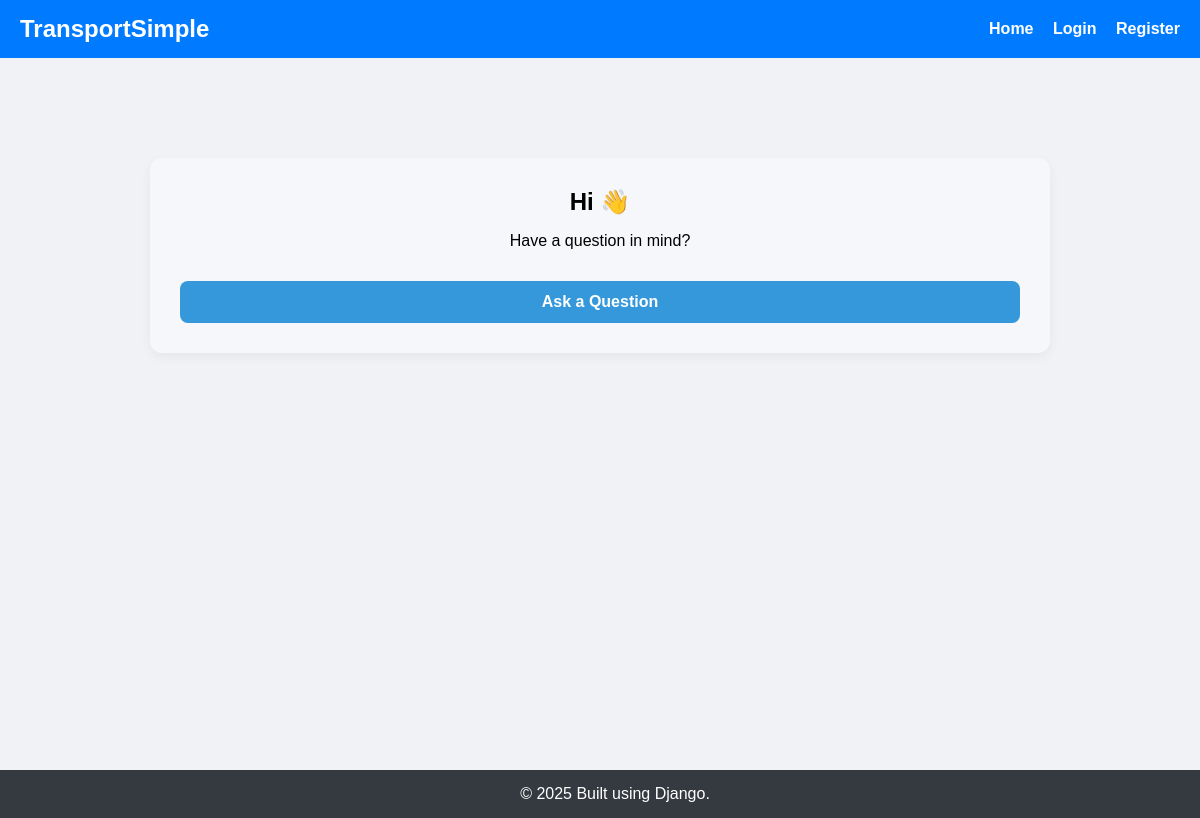
The app's page /, older data.
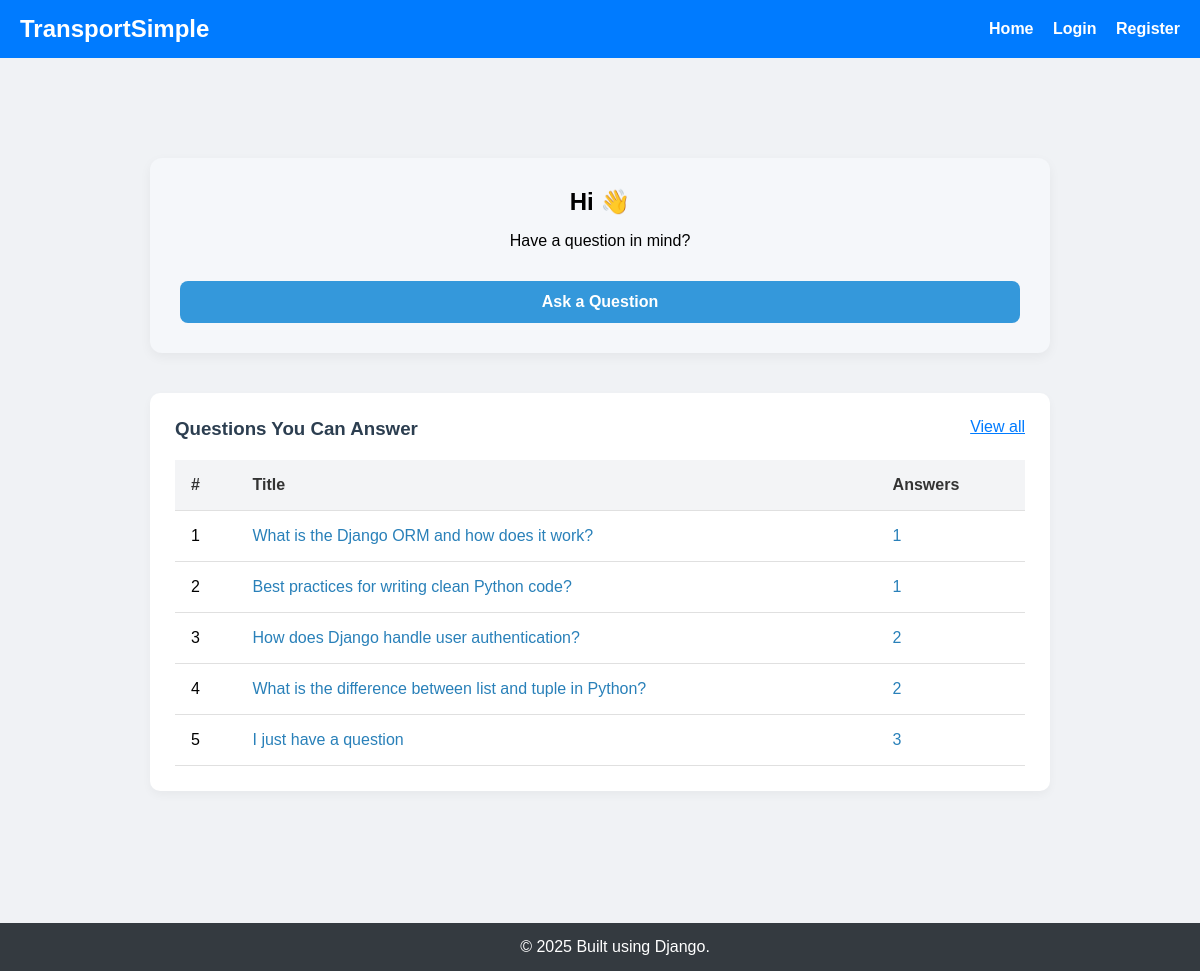
The same page, newer data.
### forum/models.py (models this page shows, shortened)
class Question(models.Model):
    user = models.ForeignKey(User, on_delete=models.CASCADE, related_name='questions')
    title = models.CharField(max_length=255)
    description = models.TextField(blank=True, null=True)
    created_at = models.DateTimeField(auto_now_add=True)
    slug = models.SlugField(max_length=255, unique=True, blank=True)

### authentication/views.py (the view, shortened to what this page needs)
# urls.py: path('', views.dashboard_view, name='dashboard'),
def dashboard_view(request):
    context = {}
    questions_to_answer = ForumModels.Question.objects.annotate(answer_count=Count('answers')) \
        .order_by('answer_count', '-created_at')[:5]
    context['questions_to_answer'] = questions_to_answer
    return render(request, 'dashboard.html', context)

### authentication/templates/dashboard.html (shortened to what this page needs)
{% extends 'base.html' %}
{% block content %}
<div class="dashboard-container">
  <div class="intro-card">
    <h2>Hi {{ request.user.username }} 👋</h2>
    <p>Have a question in mind?</p>
    <a href="{% url 'forum:ask_question' %}">
      <button class="ask-btn"><b>Ask a Question</b></button>
    </a>
  </div>
  {% if questions_to_answer %}
  <div class="section-card">
    <div class="section-card-header">
      <h3>Questions You Can Answer</h3>
      <a href="{% url 'forum:question_list' %}">View all</a>
    </div>
    <table class="question-table">
      <thead>
        <tr>
          <th>#</th>
          <th>Title</th>
          <th>Answers</th>
        </tr>
      </thead>
      <tbody>
        {% for question in questions_to_answer %}
        <tr>
          <td>{{ forloop.counter }}</td>
          <td>
            <a href="{% url 'forum:question_detail' question.pk question.slug %}" class="question-link">
              {{ question.title }}
            </a>
          </td>
          <td>
            <a href="{% url 'forum:question_detail' question.pk question.slug %}" class="answer-link">
              {{ question.answer_count }}
            </a>
          </td>
        </tr>
        {% endfor %}
      </tbody>
    </table>
  </div>
  {% endif %}
</div>
{% endblock %}

Row changes from the older to the newer data that the page shows:
added Question: title "What is the Django ORM and how does it work?", answer_count "1"
added Question: title "Best practices for writing clean Python code?", answer_count "1"
added Question: title "How does Django handle user authentication?", answer_count "2"
added Question: title "What is the difference between list and tuple in Python?", answer_count "2"
added Question: title "I just have a question", answer_count "3"
Text that changed along with them:
text now shown: "Questions You Can Answer View all # Title Answers"
